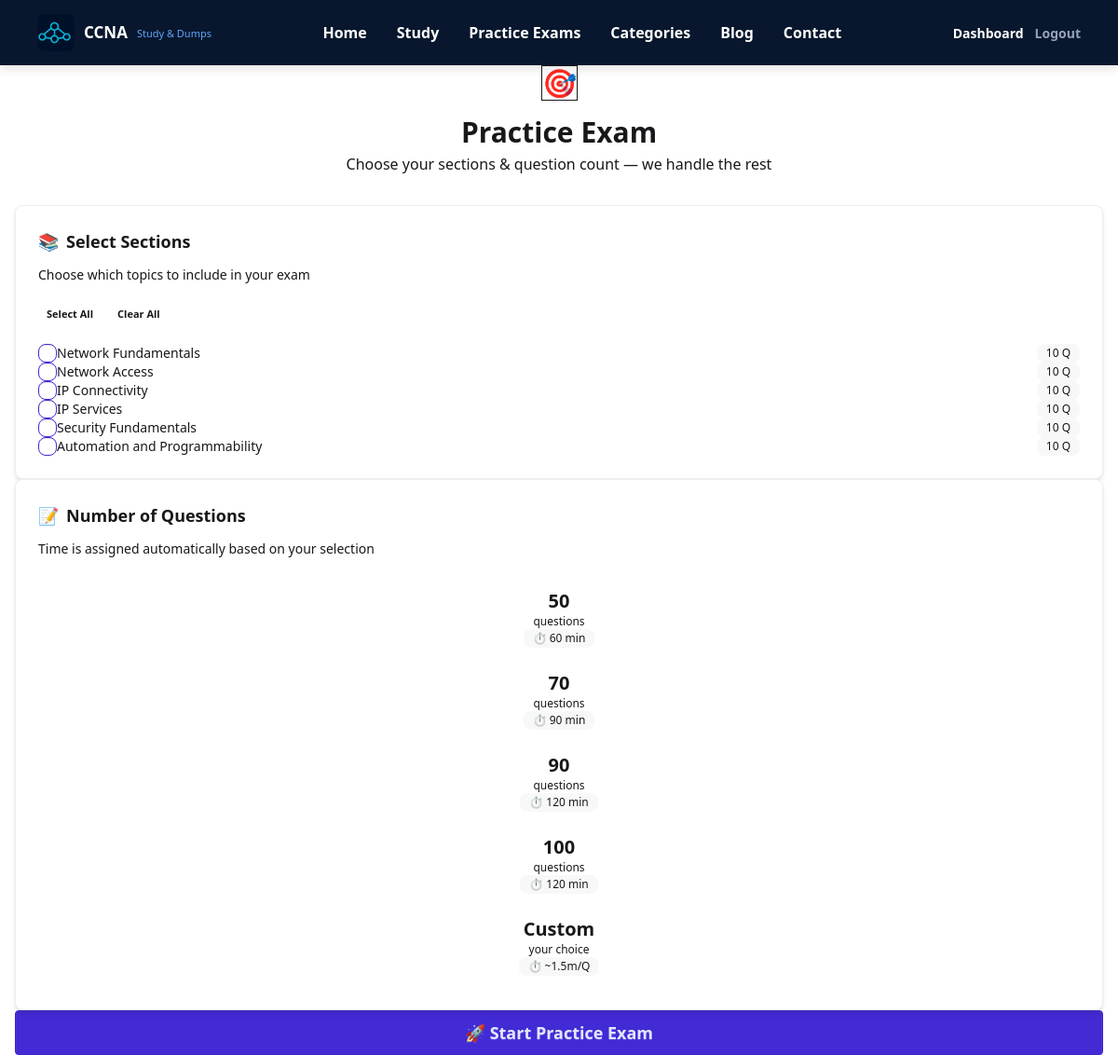
The page /quiz/practice/ (signed in) on the database its author committed.
### quiz/models.py (models this page shows, shortened)
class Test(models.Model):
    name = models.CharField(max_length=255)
    description = models.TextField(blank=True)
    test_type = models.CharField(max_length=10, choices=TEST_TYPES, default="learning")
    position = models.PositiveIntegerField(
        default=0, help_text="Display order of the test"
    )
    class Meta:
        ordering = ["position", "name"]

### quiz/views.py (the view)
# urls.py: path('practice/', views.practice_exam, name='practice_exam'),
@login_required
def practice_exam(request):
    tests = Test.objects.annotate(q_count=Count("questions")).filter(q_count__gt=0)
    context = {
        "tests": tests,
        "question_counts": QUESTION_COUNT_CHOICES,
    }
    return render(request, "quiz/practice_exam.html", context)

### quiz/templates/quiz/practice_exam.html (shortened to what this page needs)
{% extends 'quiz/base.html' %}
{% block content %}
<div class="max-w-2xl mx-auto">
    <div class="text-center mb-8">
        <div class="inline-flex items-center justify-center w-16 h-16 rounded-2xl bg-gradient-to-br from-primary/20 to-secondary/20 border border-primary/20 mb-4">
            <span class="text-3xl">🎯</span>
        </div>
        <h1 class="text-3xl font-bold">Practice Exam</h1>
        <p class="text-base-content/50 mt-1">Choose your sections &amp; question count — we handle the rest</p>
    </div>
    <form method="POST" action="{% url 'practice_start' %}" id="practice-form">
        <div class="card bg-base-100 border border-base-300 shadow-md mb-5">
            <div class="card-body p-5">
                <div class="flex items-center gap-2 mb-1">
                    <span class="text-lg">📚</span>
                    <h2 class="text-lg font-semibold">Select Sections</h2>
                </div>
                <p class="text-sm text-base-content/50 mb-3">Choose which topics to include in your exam</p>
                <div class="flex gap-2 mb-3">
                    <button type="button" onclick="selectAll()" class="btn btn-xs btn-ghost">Select All</button>
                    <button type="button" onclick="clearAll()" class="btn btn-xs btn-ghost">Clear All</button>
                </div>
                <div class="space-y-1.5">
                    {% for test in tests %}
                    <label class="flex items-center gap-3 px-3 py-2.5 rounded-lg hover:bg-base-200 cursor-pointer transition-colors section-row">
                        <input type="checkbox" name="sections" value="{{ test.id }}" class="checkbox checkbox-primary checkbox-sm section-cb">
                        <span class="flex-1 font-medium text-sm">{{ test.name }}</span>
                        <span class="badge badge-ghost badge-sm">{{ test.q_count }} Q</span>
                    </label>
                    {% empty %}
                    <p class="text-base-content/50 text-center py-4">No sections available yet.</p>
                    {% endfor %}
                </div>
            </div>
        </div>
        <div class="card bg-base-100 border border-base-300 shadow-md mb-5">
            <div class="card-body p-5">
                <div class="flex items-center gap-2 mb-1">
                    <span class="text-lg">📝</span>
                    <h2 class="text-lg font-semibold">Number of Questions</h2>
                </div>
                <p class="text-sm text-base-content/50 mb-3">Time is assigned automatically based on your selection</p>
                <div class="grid grid-cols-2 md:grid-cols-3 gap-2.5">
                    <label class="time-option flex flex-col items-center p-3 rounded-xl border-2 border-base-300 hover:border-primary/50 cursor-pointer transition-all" data-time="60">
                        <span class="font-bold text-xl text-base-content">50</span>
                        <span class="text-xs text-base-content/40">questions</span>
                        <span class="badge badge-sm badge-ghost mt-1.5">⏱ 60 min</span>
                    </label>
                    <label class="time-option flex flex-col items-center p-3 rounded-xl border-2 border-base-300 hover:border-primary/50 cursor-pointer transition-all" data-time="90">
                        <span class="font-bold text-xl text-base-content">70</span>
                        <span class="text-xs text-base-content/40">questions</span>
                        <span class="badge badge-sm badge-ghost mt-1.5">⏱ 90 min</span>
                    </label>
                    <label class="time-option flex flex-col items-center p-3 rounded-xl border-2 border-base-300 hover:border-primary/50 cursor-pointer transition-all" data-time="120">
                        <span class="font-bold text-xl text-base-content">90</span>
                        <span class="text-xs text-base-content/40">questions</span>
                        <span class="badge badge-sm badge-ghost mt-1.5">⏱ 120 min</span>
                    </label>
                    <label class="time-option flex flex-col items-center p-3 rounded-xl border-2 border-base-300 hover:border-primary/50 cursor-pointer transition-all" data-time="120">
                        <span class="font-bold text-xl text-base-content">100</span>
                        <span class="text-xs text-base-content/40">questions</span>
                        <span class="badge badge-sm badge-ghost mt-1.5">⏱ 120 min</span>
                    </label>
                    <label class="time-option flex flex-col items-center p-3 rounded-xl border-2 border-base-300 hover:border-primary/50 cursor-pointer transition-all col-span-2 md:col-span-1" data-time="custom">
                        <span class="font-bold text-xl text-base-content">Custom</span>
                        <span class="text-xs text-base-content/40">your choice</span>
                        <span class="badge badge-sm badge-ghost mt-1.5">⏱ ~1.5m/Q</span>
                    </label>
                </div>
            </div>
        </div>
        <button type="submit" class="btn btn-primary btn-lg w-full">
            🚀 Start Practice Exam
        </button>
    </form>
</div>
{% endblock %}

### rows shown on the page
Test: name "Network Fundamentals", q_count "10"
Test: name "Network Access", q_count "10"
Test: name "IP Connectivity", q_count "10"
Test: name "IP Services", q_count "10"
Test: name "Security Fundamentals", q_count "10"
Test: name "Automation and Programmability", q_count "10"
